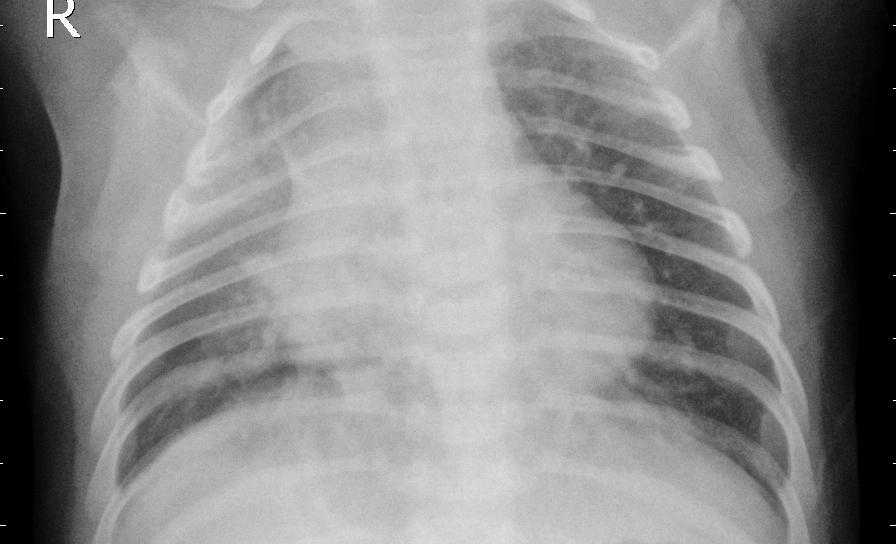
#> input picture orijinalRontgenler/a.jpeg, 896 x 544 px, given in place of a.jpg, which was not available
$ python deneme8.py
#> lines starting #> are read from the running program, lines starting #| are printed output that depends on the picture; after the words box and inside, x2 and y2 are one past the last pixel; in counts of white or black regions, pixels touching at a corner belong together; pictures that were not available may be replaced by others from this repository, and a replacement may not be noted
import cv2
import numpy as np
import matplotlib.pyplot as plt

img = cv2.imread("orijinalRontgenler/a.jpg")
#> img is the input picture: shape (544, 896, 3); min 0, max 255, mean 138.3
hh, ww = img.shape[:2]
#> hh = 544; ww = 896
gray = cv2.cvtColor(img, cv2.COLOR_BGR2GRAY)
_, thresh = cv2.threshold(gray, 1, 255, cv2.THRESH_BINARY)
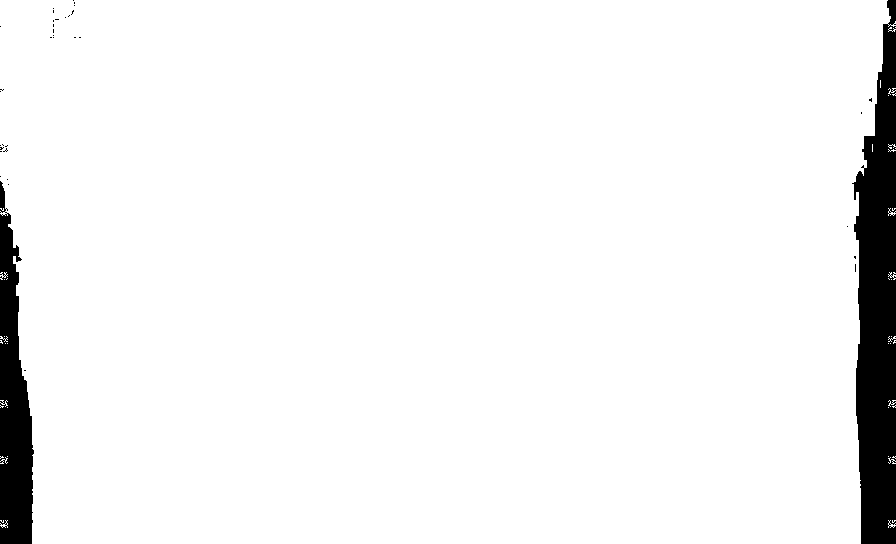
#> thresh: shape (544, 896); 94.9% white; 41 black regions (39 under 20 px)
cv2.imshow("thresh", thresh)
contours = cv2.findContours(thresh, cv2.RETR_EXTERNAL, cv2.CHAIN_APPROX_SIMPLE)
#> contours = 47 contours, 46 with area under 20; largest, box (x1, y1, x2, y2) and area: (0, 0, 896, 544) 460558
contours = contours[0] if len(contours) == 2 else contours[1]
cnt = max(contours, key=cv2.contourArea)
#> cnt = contour of 279 points, box (x1, y1, x2, y2) (0, 0, 896, 544), area 460558
# draw white contour on black background as mask
mask = np.zeros((hh, ww), dtype=np.uint8)
cv2.drawContours(mask, [cnt], 0, (255, 255, 255), cv2.FILLED)
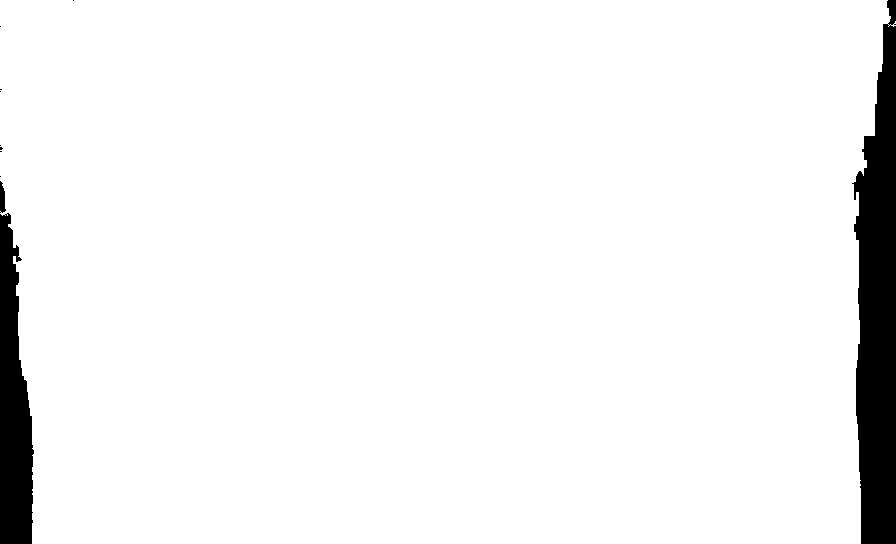
#> mask: shape (544, 896); 94.8% white; 11 black regions (8 under 20 px), largest, box (x1, y1, x2, y2) and area: (852, 0, 896, 544) 17207, (0, 213, 34, 544) 8027, (0, 181, 6, 213) 136

# invert mask so shapes are white on black background
mask_inv = 255 - mask

# create new (white) background
bckgnd = np.full_like(img, (255, 255, 255))

# apply mask to image
image_masked = cv2.bitwise_and(img, img, mask=mask)

# apply inverse mask to background
bckgnd_masked = cv2.bitwise_and(bckgnd, bckgnd, mask=mask_inv)
#> bckgnd: shape (544, 896, 3); every value is 255

# add together
result = cv2.add(image_masked, bckgnd_masked)
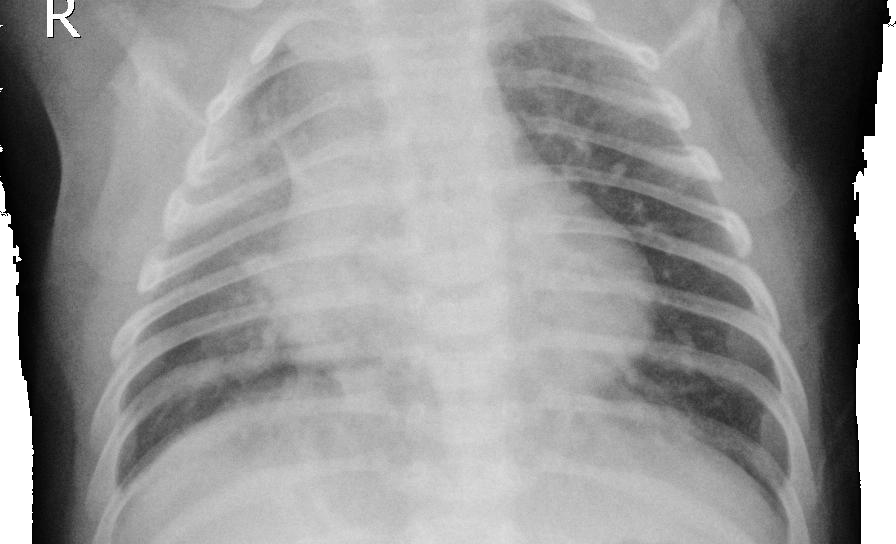
#> result: shape (544, 896, 3); min 0, max 255, mean 151.6

plt.imshow(result, cmap='gray')
plt.show()
